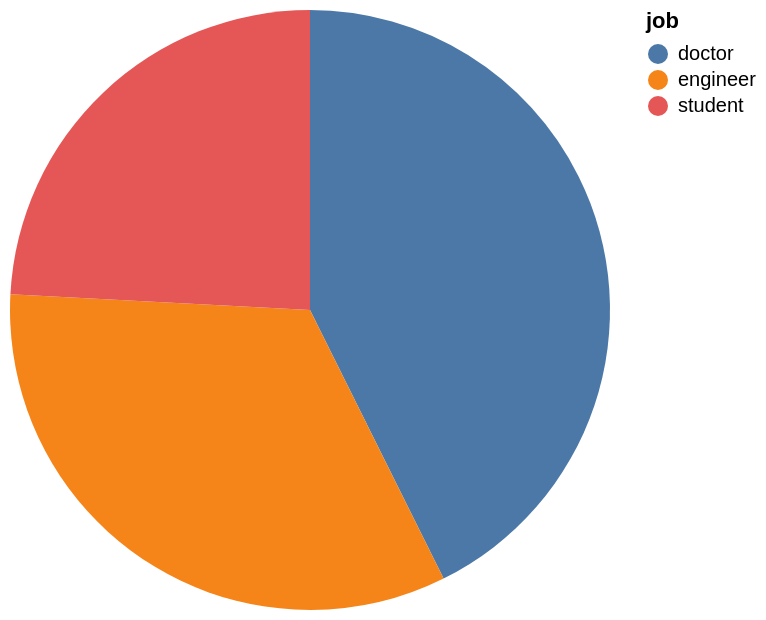

Source (Vega-Lite JSON):
### Vega-Lite specification from a JSON file in a GitHub repository (floating-point values rounded to 4 significant figures)
{"data": {"values": [{"x_data": "doctor", "y_data": 45}, {"x_data": "engineer", "y_data": 35}, {"x_data": "student", "y_data": 25.5}]}, "mark": "arc", "encoding": {"theta": {"field": "y_data", "type": "quantitative", "title": "avg(age)"}, "color": {"field": "x_data", "type": "nominal", "title": "job"}}}
